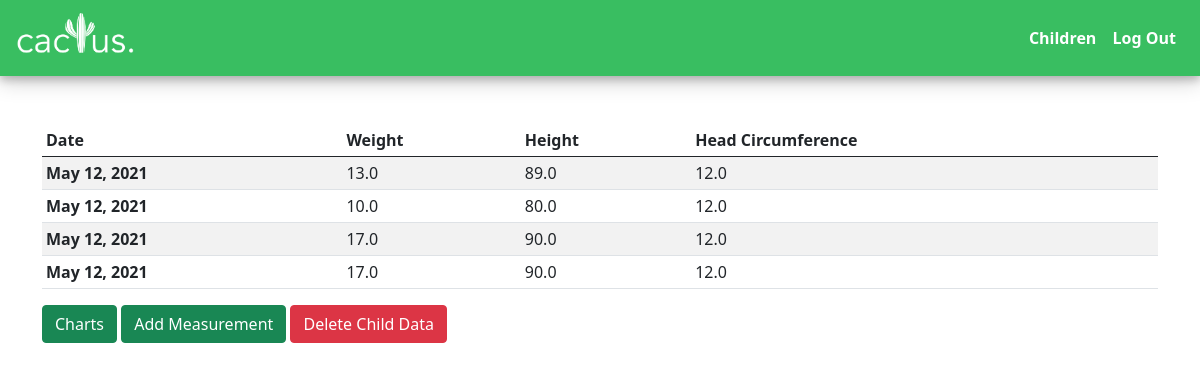
The app's page /kid/11 (signed in) with its own data.
### cactusApp/models.py (models this page shows, shortened)
class Measurement(models.Model):
    weight = models.FloatField()
    height = models.FloatField()
    age = models.FloatField()
    bmi = models.FloatField()
    head_circumference = models.FloatField(blank=True)
    date = models.DateField()
    child = models.ForeignKey(Child, on_delete=models.CASCADE)

### cactusApp/views.py (the view)
# urls.py: path("kid/<int:kid_id>", views.kid_view, name='kid'),
def kid_view(request, kid_id):
    if not request.user.is_authenticated:
        return HttpResponseRedirect(reverse("home"))
    kids = Child.objects.get(pk=kid_id)
    kid_measure = Measurement.objects.filter(child=kids)
    measure_found = 0
    if kid_measure:
        measure_found = 1
    context = {
        'kid_id': kid_id,
        'measure_found': measure_found,
        'measurements': kid_measure,
    }
    return render(request, 'cactusApp/child_info.html', context)

### cactusApp/templates/cactusApp/child_info.html (shortened to what this page needs)
{% extends "cactusApp/base.html" %}
{% load static %}
{% block body %}
<div class="container">
    <table class="table table-striped table-sm mt-5" id="measure-table">
  <thead>
    <tr>
      <th scope="col">Date</th>
      <th scope="col">Weight</th>
      <th scope="col">Height</th>
      <th scope="col">Head Circumference</th>
    </tr>
  </thead>
  <tbody>
    {% for measure in measurements %}
    <tr>
      <th scope="row">{{ measure.date }}</th>
      <td>{{ measure.weight }}</td>
      <td>{{ measure.height }}</td>
      <td>{{ measure.head_circumference }}</td>
    </tr>
    {% endfor %}
  </tbody>
</table>
<a href="{% url 'charts' kid_id %}" class="btn btn-success">Charts</a>
<a href="#" class="btn btn-success" id="add">Add Measurement</a>
<a href="#" id="delete_child" class="btn btn-danger">Delete Child Data</a>
</div>
{% endblock %}

### cactusApp/static/style/main.css (style rules this page uses)
body { overflow-x: hidden; }
a { text-decoration: none; }

### records on screen
Measurement: date "May 12, 2021", weight "13.0", height "89.0", head_circumference "12.0"
Measurement: date "May 12, 2021", weight "10.0", height "80.0", head_circumference "12.0"
Measurement: date "May 12, 2021", weight "17.0", height "90.0", head_circumference "12.0"
Measurement: date "May 12, 2021", weight "17.0", height "90.0", head_circumference "12.0"
